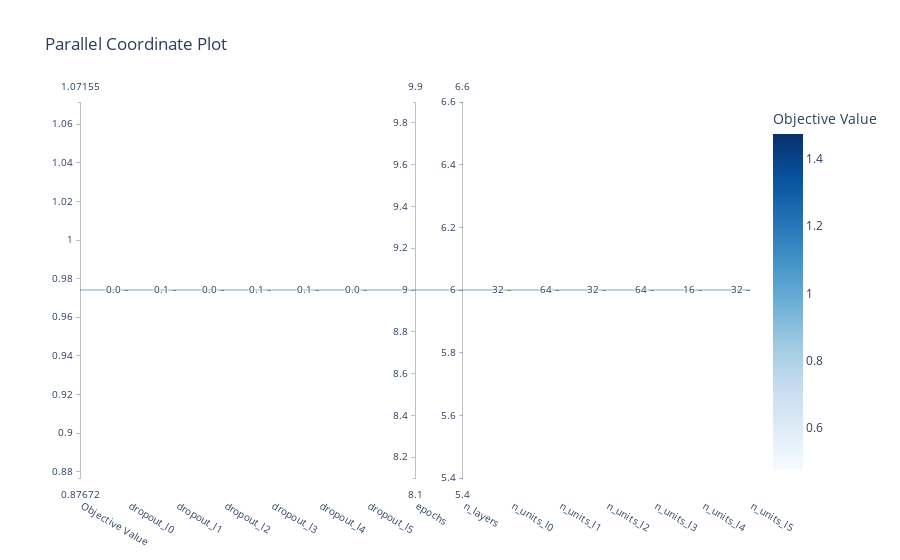
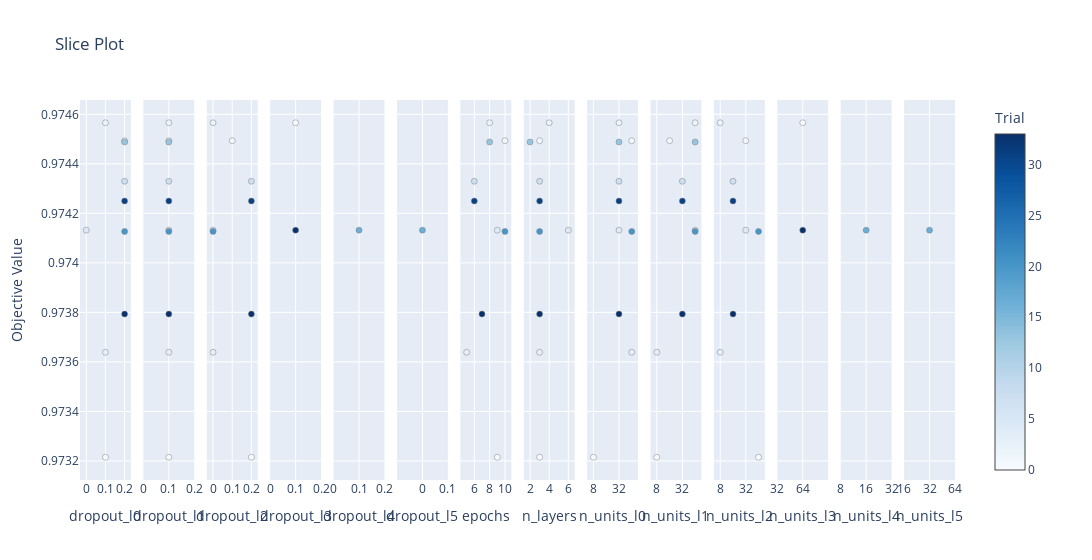

Notebook cell for these charts, in order:
### Code cell
fig3 = optuna.visualization.plot_parallel_coordinate(study)
fig3.show()

fig4 = optuna.visualization.plot_slice(study)
fig4.show()

### Figure 1 — Plotly figure (JSON) as saved in the notebook; plotly's stock layout.template omitted (floating-point values rounded to 4 significant figures)
{"data": [{"dimensions": [{"label": "Objective Value", "range": [0.9741, 0.9741], "values": [0.9741]}, {"label": "dropout_l0", "range": [0, 0], "ticktext": ["0.0"], "tickvals": [0], "values": [0]}, {"label": "dropout_l1", "range": [0, 0], "ticktext": ["0.1"], "tickvals": [0], "values": [0]}, {"label": "dropout_l2", "range": [0, 0], "ticktext": ["0.0"], "tickvals": [0], "values": [0]}, {"label": "dropout_l3", "range": [0, 0], "ticktext": ["0.1"], "tickvals": [0], "values": [0]}, {"label": "dropout_l4", "range": [0, 0], "ticktext": ["0.1"], "tickvals": [0], "values": [0]}, {"label": "dropout_l5", "range": [0, 0], "ticktext": ["0.0"], "tickvals": [0], "values": [0]}, {"label": "epochs", "range": [9, 9], "values": [9]}, {"label": "n_layers", "range": [6, 6], "values": [6]}, {"label": "n_units_l0", "range": [0, 0], "ticktext": ["32"], "tickvals": [0], "values": [0]}, {"label": "n_units_l1", "range": [0, 0], "ticktext": ["64"], "tickvals": [0], "values": [0]}, {"label": "n_units_l2", "range": [0, 0], "ticktext": ["32"], "tickvals": [0], "values": [0]}, {"label": "n_units_l3", "range": [0, 0], "ticktext": ["64"], "tickvals": [0], "values": [0]}, {"label": "n_units_l4", "range": [0, 0], "ticktext": ["16"], "tickvals": [0], "values": [0]}, {"label": "n_units_l5", "range": [0, 0], "ticktext": ["32"], "tickvals": [0], "values": [0]}], "labelangle": 30, "labelside": "bottom", "line": {"color": [0.9741], "colorbar": {"title": {"text": "Objective Value"}}, "colorscale": [[0, "rgb(247,251,255)"], [0.125, "rgb(222,235,247)"], [0.25, "rgb(198,219,239)"], [0.375, "rgb(158,202,225)"], [0.5, "rgb(107,174,214)"], [0.625, "rgb(66,146,198)"], [0.75, "rgb(33,113,181)"], [0.875, "rgb(8,81,156)"], [1, "rgb(8,48,107)"]], "reversescale": false, "showscale": true}, "type": "parcoords"}], "layout": {"title": {"text": "Parallel Coordinate Plot"}}}

### Figure 2 — Plotly figure (JSON) as saved in the notebook; plotly's stock layout.template omitted (floating-point values rounded to 4 significant figures)
{"data": [{"marker": {"color": [0, 1, 2, 3, 4, 7, 13, 20, 31, 33], "colorbar": {"title": {"text": "Trial"}, "x": 1, "xpad": 40}, "colorscale": [[0, "rgb(247,251,255)"], [0.125, "rgb(222,235,247)"], [0.25, "rgb(198,219,239)"], [0.375, "rgb(158,202,225)"], [0.5, "rgb(107,174,214)"], [0.625, "rgb(66,146,198)"], [0.75, "rgb(33,113,181)"], [0.875, "rgb(8,81,156)"], [1, "rgb(8,48,107)"]], "line": {"color": "Grey", "width": 0.5}, "showscale": true}, "mode": "markers", "name": "Feasible Trial", "showlegend": false, "type": "scatter", "x": [0.1, 0.2, 0.1, 0.1, 0, 0.2, 0.2, 0.2, 0.2, 0.2], "xaxis": "x", "y": [0.9732, 0.9745, 0.9746, 0.9736, 0.9741, 0.9743, 0.9745, 0.9741, 0.9742, 0.9738], "yaxis": "y"}, {"marker": {"color": [0, 1, 2, 3, 4, 7, 13, 20, 31, 33], "colorbar": {"title": {"text": "Trial"}, "x": 1, "xpad": 40}, "colorscale": [[0, "rgb(247,251,255)"], [0.125, "rgb(222,235,247)"], [0.25, "rgb(198,219,239)"], [0.375, "rgb(158,202,225)"], [0.5, "rgb(107,174,214)"], [0.625, "rgb(66,146,198)"], [0.75, "rgb(33,113,181)"], [0.875, "rgb(8,81,156)"], [1, "rgb(8,48,107)"]], "line": {"color": "Grey", "width": 0.5}, "showscale": false}, "mode": "markers", "name": "Feasible Trial", "showlegend": false, "type": "scatter", "x": [0.1, 0.1, 0.1, 0.1, 0.1, 0.1, 0.1, 0.1, 0.1, 0.1], "xaxis": "x2", "y": [0.9732, 0.9745, 0.9746, 0.9736, 0.9741, 0.9743, 0.9745, 0.9741, 0.9742, 0.9738], "yaxis": "y2"}, {"marker": {"color": [0, 1, 2, 3, 4, 7, 20, 31, 33], "colorbar": {"title": {"text": "Trial"}, "x": 1, "xpad": 40}, "colorscale": [[0, "rgb(247,251,255)"], [0.125, "rgb(222,235,247)"], [0.25, "rgb(198,219,239)"], [0.375, "rgb(158,202,225)"], [0.5, "rgb(107,174,214)"], [0.625, "rgb(66,146,198)"], [0.75, "rgb(33,113,181)"], [0.875, "rgb(8,81,156)"], [1, "rgb(8,48,107)"]], "line": {"color": "Grey", "width": 0.5}, "showscale": false}, "mode": "markers", "name": "Feasible Trial", "showlegend": false, "type": "scatter", "x": [0.2, 0.1, 0, 0, 0, 0.2, 0, 0.2, 0.2], "xaxis": "x3", "y": [0.9732, 0.9745, 0.9746, 0.9736, 0.9741, 0.9743, 0.9741, 0.9742, 0.9738], "yaxis": "y3"}, {"marker": {"color": [2, 4], "colorbar": {"title": {"text": "Trial"}, "x": 1, "xpad": 40}, "colorscale": [[0, "rgb(247,251,255)"], [0.125, "rgb(222,235,247)"], [0.25, "rgb(198,219,239)"], [0.375, "rgb(158,202,225)"], [0.5, "rgb(107,174,214)"], [0.625, "rgb(66,146,198)"], [0.75, "rgb(33,113,181)"], [0.875, "rgb(8,81,156)"], [1, "rgb(8,48,107)"]], "line": {"color": "Grey", "width": 0.5}, "showscale": false}, "mode": "markers", "name": "Feasible Trial", "showlegend": false, "type": "scatter", "x": [0.1, 0.1], "xaxis": "x4", "y": [0.9746, 0.9741], "yaxis": "y4"}, {"marker": {"color": [4], "colorbar": {"title": {"text": "Trial"}, "x": 1, "xpad": 40}, "colorscale": [[0, "rgb(247,251,255)"], [0.125, "rgb(222,235,247)"], [0.25, "rgb(198,219,239)"], [0.375, "rgb(158,202,225)"], [0.5, "rgb(107,174,214)"], [0.625, "rgb(66,146,198)"], [0.75, "rgb(33,113,181)"], [0.875, "rgb(8,81,156)"], [1, "rgb(8,48,107)"]], "line": {"color": "Grey", "width": 0.5}, "showscale": false}, "mode": "markers", "name": "Feasible Trial", "showlegend": false, "type": "scatter", "x": [0.1], "xaxis": "x5", "y": [0.9741], "yaxis": "y5"}, {"marker": {"color": [4], "colorbar": {"title": {"text": "Trial"}, "x": 1, "xpad": 40}, "colorscale": [[0, "rgb(247,251,255)"], [0.125, "rgb(222,235,247)"], [0.25, "rgb(198,219,239)"], [0.375, "rgb(158,202,225)"], [0.5, "rgb(107,174,214)"], [0.625, "rgb(66,146,198)"], [0.75, "rgb(33,113,181)"], [0.875, "rgb(8,81,156)"], [1, "rgb(8,48,107)"]], "line": {"color": "Grey", "width": 0.5}, "showscale": false}, "mode": "markers", "name": "Feasible Trial", "showlegend": false, "type": "scatter", "x": [0], "xaxis": "x6", "y": [0.9741], "yaxis": "y6"}, {"marker": {"color": [0, 1, 2, 3, 4, 7, 13, 20, 31, 33], "colorbar": {"title": {"text": "Trial"}, "x": 1, "xpad": 40}, "colorscale": [[0, "rgb(247,251,255)"], [0.125, "rgb(222,235,247)"], [0.25, "rgb(198,219,239)"], [0.375, "rgb(158,202,225)"], [0.5, "rgb(107,174,214)"], [0.625, "rgb(66,146,198)"], [0.75, "rgb(33,113,181)"], [0.875, "rgb(8,81,156)"], [1, "rgb(8,48,107)"]], "line": {"color": "Grey", "width": 0.5}, "showscale": false}, "mode": "markers", "name": "Feasible Trial", "showlegend": false, "type": "scatter", "x": [9, 10, 8, 5, 9, 6, 8, 10, 6, 7], "xaxis": "x7", "y": [0.9732, 0.9745, 0.9746, 0.9736, 0.9741, 0.9743, 0.9745, 0.9741, 0.9742, 0.9738], "yaxis": "y7"}, {"marker": {"color": [0, 1, 2, 3, 4, 7, 13, 20, 31, 33], "colorbar": {"title": {"text": "Trial"}, "x": 1, "xpad": 40}, "colorscale": [[0, "rgb(247,251,255)"], [0.125, "rgb(222,235,247)"], [0.25, "rgb(198,219,239)"], [0.375, "rgb(158,202,225)"], [0.5, "rgb(107,174,214)"], [0.625, "rgb(66,146,198)"], [0.75, "rgb(33,113,181)"], [0.875, "rgb(8,81,156)"], [1, "rgb(8,48,107)"]], "line": {"color": "Grey", "width": 0.5}, "showscale": false}, "mode": "markers", "name": "Feasible Trial", "showlegend": false, "type": "scatter", "x": [3, 3, 4, 3, 6, 3, 2, 3, 3, 3], "xaxis": "x8", "y": [0.9732, 0.9745, 0.9746, 0.9736, 0.9741, 0.9743, 0.9745, 0.9741, 0.9742, 0.9738], "yaxis": "y8"}, {"marker": {"color": [0, 1, 2, 3, 4, 7, 13, 20, 31, 33], "colorbar": {"title": {"text": "Trial"}, "x": 1, "xpad": 40}, "colorscale": [[0, "rgb(247,251,255)"], [0.125, "rgb(222,235,247)"], [0.25, "rgb(198,219,239)"], [0.375, "rgb(158,202,225)"], [0.5, "rgb(107,174,214)"], [0.625, "rgb(66,146,198)"], [0.75, "rgb(33,113,181)"], [0.875, "rgb(8,81,156)"], [1, "rgb(8,48,107)"]], "line": {"color": "Grey", "width": 0.5}, "showscale": false}, "mode": "markers", "name": "Feasible Trial", "showlegend": false, "type": "scatter", "x": [8, 64, 32, 64, 32, 32, 32, 64, 32, 32], "xaxis": "x9", "y": [0.9732, 0.9745, 0.9746, 0.9736, 0.9741, 0.9743, 0.9745, 0.9741, 0.9742, 0.9738], "yaxis": "y9"}, {"marker": {"color": [0, 1, 2, 3, 4, 7, 13, 20, 31, 33], "colorbar": {"title": {"text": "Trial"}, "x": 1, "xpad": 40}, "colorscale": [[0, "rgb(247,251,255)"], [0.125, "rgb(222,235,247)"], [0.25, "rgb(198,219,239)"], [0.375, "rgb(158,202,225)"], [0.5, "rgb(107,174,214)"], [0.625, "rgb(66,146,198)"], [0.75, "rgb(33,113,181)"], [0.875, "rgb(8,81,156)"], [1, "rgb(8,48,107)"]], "line": {"color": "Grey", "width": 0.5}, "showscale": false}, "mode": "markers", "name": "Feasible Trial", "showlegend": false, "type": "scatter", "x": [8, 16, 64, 8, 64, 32, 64, 64, 32, 32], "xaxis": "x10", "y": [0.9732, 0.9745, 0.9746, 0.9736, 0.9741, 0.9743, 0.9745, 0.9741, 0.9742, 0.9738], "yaxis": "y10"}, {"marker": {"color": [0, 1, 2, 3, 4, 7, 20, 31, 33], "colorbar": {"title": {"text": "Trial"}, "x": 1, "xpad": 40}, "colorscale": [[0, "rgb(247,251,255)"], [0.125, "rgb(222,235,247)"], [0.25, "rgb(198,219,239)"], [0.375, "rgb(158,202,225)"], [0.5, "rgb(107,174,214)"], [0.625, "rgb(66,146,198)"], [0.75, "rgb(33,113,181)"], [0.875, "rgb(8,81,156)"], [1, "rgb(8,48,107)"]], "line": {"color": "Grey", "width": 0.5}, "showscale": false}, "mode": "markers", "name": "Feasible Trial", "showlegend": false, "type": "scatter", "x": [64, 32, 8, 8, 32, 16, 64, 16, 16], "xaxis": "x11", "y": [0.9732, 0.9745, 0.9746, 0.9736, 0.9741, 0.9743, 0.9741, 0.9742, 0.9738], "yaxis": "y11"}, {"marker": {"color": [2, 4], "colorbar": {"title": {"text": "Trial"}, "x": 1, "xpad": 40}, "colorscale": [[0, "rgb(247,251,255)"], [0.125, "rgb(222,235,247)"], [0.25, "rgb(198,219,239)"], [0.375, "rgb(158,202,225)"], [0.5, "rgb(107,174,214)"], [0.625, "rgb(66,146,198)"], [0.75, "rgb(33,113,181)"], [0.875, "rgb(8,81,156)"], [1, "rgb(8,48,107)"]], "line": {"color": "Grey", "width": 0.5}, "showscale": false}, "mode": "markers", "name": "Feasible Trial", "showlegend": false, "type": "scatter", "x": [64, 64], "xaxis": "x12", "y": [0.9746, 0.9741], "yaxis": "y12"}, {"marker": {"color": [4], "colorbar": {"title": {"text": "Trial"}, "x": 1, "xpad": 40}, "colorscale": [[0, "rgb(247,251,255)"], [0.125, "rgb(222,235,247)"], [0.25, "rgb(198,219,239)"], [0.375, "rgb(158,202,225)"], [0.5, "rgb(107,174,214)"], [0.625, "rgb(66,146,198)"], [0.75, "rgb(33,113,181)"], [0.875, "rgb(8,81,156)"], [1, "rgb(8,48,107)"]], "line": {"color": "Grey", "width": 0.5}, "showscale": false}, "mode": "markers", "name": "Feasible Trial", "showlegend": false, "type": "scatter", "x": [16], "xaxis": "x13", "y": [0.9741], "yaxis": "y13"}, {"marker": {"color": [4], "colorbar": {"title": {"text": "Trial"}, "x": 1, "xpad": 40}, "colorscale": [[0, "rgb(247,251,255)"], [0.125, "rgb(222,235,247)"], [0.25, "rgb(198,219,239)"], [0.375, "rgb(158,202,225)"], [0.5, "rgb(107,174,214)"], [0.625, "rgb(66,146,198)"], [0.75, "rgb(33,113,181)"], [0.875, "rgb(8,81,156)"], [1, "rgb(8,48,107)"]], "line": {"color": "Grey", "width": 0.5}, "showscale": false}, "mode": "markers", "name": "Feasible Trial", "showlegend": false, "type": "scatter", "x": [32], "xaxis": "x14", "y": [0.9741], "yaxis": "y14"}], "layout": {"title": {"text": "Slice Plot"}, "width": 4200, "xaxis": {"anchor": "y", "categoryarray": [0, 0.1, 0.2], "categoryorder": "array", "domain": [0, 0.05816], "title": {"text": "dropout_l0"}, "type": "category"}, "xaxis10": {"anchor": "y10", "categoryarray": [8, 16, 32, 64], "categoryorder": "array", "domain": [0.652, 0.7102], "title": {"text": "n_units_l1"}, "type": "category"}, "xaxis11": {"anchor": "y11", "categoryarray": [8, 16, 32, 64], "categoryorder": "array", "domain": [0.7245, 0.7827], "title": {"text": "n_units_l2"}, "type": "category"}, "xaxis12": {"anchor": "y12", "categoryarray": [8, 16, 32, 64], "categoryorder": "array", "domain": [0.7969, 0.8551], "title": {"text": "n_units_l3"}, "type": "category"}, "xaxis13": {"anchor": "y13", "categoryarray": [8, 16, 32, 64], "categoryorder": "array", "domain": [0.8694, 0.9276], "title": {"text": "n_units_l4"}, "type": "category"}, "xaxis14": {"anchor": "y14", "categoryarray": [8, 16, 32, 64], "categoryorder": "array", "domain": [0.9418, 1], "title": {"text": "n_units_l5"}, "type": "category"}, "xaxis2": {"anchor": "y2", "categoryarray": [0, 0.1, 0.2], "categoryorder": "array", "domain": [0.07245, 0.1306], "title": {"text": "dropout_l1"}, "type": "category"}, "xaxis3": {"anchor": "y3", "categoryarray": [0, 0.1, 0.2], "categoryorder": "array", "domain": [0.1449, 0.2031], "title": {"text": "dropout_l2"}, "type": "category"}, "xaxis4": {"anchor": "y4", "categoryarray": [0, 0.1, 0.2], "categoryorder": "array", "domain": [0.2173, 0.2755], "title": {"text": "dropout_l3"}, "type": "category"}, "xaxis5": {"anchor": "y5", "categoryarray": [0, 0.1, 0.2], "categoryorder": "array", "domain": [0.2898, 0.348], "title": {"text": "dropout_l4"}, "type": "category"}, "xaxis6": {"anchor": "y6", "categoryarray": [0, 0.1, 0.2], "categoryorder": "array", "domain": [0.3622, 0.4204], "title": {"text": "dropout_l5"}, "type": "category"}, "xaxis7": {"anchor": "y7", "domain": [0.4347, 0.4929], "title": {"text": "epochs"}}, "xaxis8": {"anchor": "y8", "domain": [0.5071, 0.5653], "title": {"text": "n_layers"}}, "xaxis9": {"anchor": "y9", "categoryarray": [8, 16, 32, 64], "categoryorder": "array", "domain": [0.5796, 0.6378], "title": {"text": "n_units_l0"}, "type": "category"}, "yaxis": {"anchor": "x", "domain": [0, 1], "title": {"text": "Objective Value"}}, "yaxis10": {"anchor": "x10", "domain": [0, 1], "matches": "y", "showticklabels": false}, "yaxis11": {"anchor": "x11", "domain": [0, 1], "matches": "y", "showticklabels": false}, "yaxis12": {"anchor": "x12", "domain": [0, 1], "matches": "y", "showticklabels": false}, "yaxis13": {"anchor": "x13", "domain": [0, 1], "matches": "y", "showticklabels": false}, "yaxis14": {"anchor": "x14", "domain": [0, 1], "matches": "y", "showticklabels": false}, "yaxis2": {"anchor": "x2", "domain": [0, 1], "matches": "y", "showticklabels": false}, "yaxis3": {"anchor": "x3", "domain": [0, 1], "matches": "y", "showticklabels": false}, "yaxis4": {"anchor": "x4", "domain": [0, 1], "matches": "y", "showticklabels": false}, "yaxis5": {"anchor": "x5", "domain": [0, 1], "matches": "y", "showticklabels": false}, "yaxis6": {"anchor": "x6", "domain": [0, 1], "matches": "y", "showticklabels": false}, "yaxis7": {"anchor": "x7", "domain": [0, 1], "matches": "y", "showticklabels": false}, "yaxis8": {"anchor": "x8", "domain": [0, 1], "matches": "y", "showticklabels": false}, "yaxis9": {"anchor": "x9", "domain": [0, 1], "matches": "y", "showticklabels": false}}}
